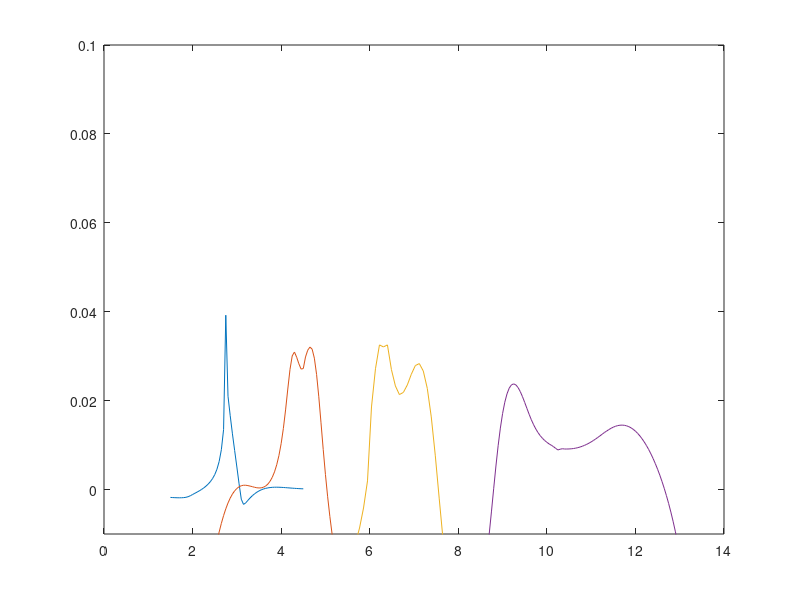

Write MATLAB code to recreate this figure. (Note: this script raises an error after producing the figure.)
clear
clc
gama2=[-0.00177069368948202, -0.0018007853282244674, -0.0018269806637294284, -0.0018456874545754668, -0.001853740500810667, -0.001846347800255117, -0.0018146794452773103, -0.0017433057841696313, -0.001607231969024445, -0.0013877064404616405, -0.0011178804686032431, -0.0008494800705848628, -0.0005859897789387336, -0.0003065890304265751, 2.3604921819454844*10^-6, 0.0003484473095292401, 0.0007422994544411405, 0.0012027560533011514, 0.0017581189630692636, 0.0024498972626772345, 0.003344480075369487, 0.00455550422443884, 0.006303709897243697, 0.008966541522863476, 0.013476478479351826, 0.03921680935426912, 0.02099237996516078, 0.01660666024778822, 0.012533636683860535, 0.008785924230501556, 0.005075972389613533, 0.0012859235671212955, -0.0021668942822861055, -0.003336582288757195, -0.0029977711988164635, -0.0024256426092908053, -0.0018720230848449926, -0.0013816600760942419, -0.0009603780430170534, -0.0006047615291839481, -0.00030943419222308573, -0.00006888461302803259, 0.00012187720114631824, 0.0002681971474648212, 0.0003762440580308887, 0.00044652307255799975, 0.0004994613907039129, 0.0005232241763384817, 0.0005276555110945558, 0.0005171609043700089, 0.0004953442543217766, 0.0004652098101816809, 0.0004295157282022059, 0.00039078494713803616, 0.00035115165961784896, 0.00031233828755760794, 0.00027559333216435497, 0.0002417311874766457, 0.00021133958042432956, 0.0001848451401391357, 0.00016239167510426788];
x2=1.5:0.05:4.5;

gama3=[-0.01407941256072525, -0.011720231602594266, -0.009557566602506323, -0.007603828952114941, -0.005864732215015816, -0.004338378168246419, -0.0030249421834526247, -0.001918594232538869, -0.0010114932045918294, -0.00029341563664128726, 0.0002474467117314196, 0.0006254106463930224, 0.0008590544063414639, 0.0009692481988049439, 0.0009699527173245141, 0.0008864031561547584, 0.0007739759106437278, 0.0006468907234407966, 0.0005085461923950535, 0.00040510687179589044, 0.0003566179339909167, 0.0003861488060382396, 0.0005215562270338781, 0.0007912689336162445, 0.0012261665752371193, 0.001868749836112984, 0.002763931267911965, 0.0039738816898767905, 0.005572009183119207, 0.007653332823164747, 0.010335352269523838, 0.013741239647791567, 0.01791359700213645, 0.02260944228780838, 0.027032331171436483, 0.030067613741787187, 0.03093831169029862, 0.029778704815698068, 0.02829512522463727, 0.027101024081272764, 0.02721826485668829, 0.029822123127738798, 0.031340063117046825, 0.03204903886146821, 0.03158001165102906, 0.029551707879419478, 0.0258999056229493, 0.020875378974332708, 0.01501819306358476, 0.009021073752512227, 0.003405206888237589, -0.0016219099625672288, -0.006060935219998393, -0.009990844799410006, -0.013502699195075744];
x3=2.5:0.05:5.2;

gama4=[-0.016418804205572027, -0.014510468151825202, -0.012003751825265032, -0.008658221499319833, -0.004149918664790647, 0.001950321182901823, 0.01857785307237236, 0.027172531682141933, 0.0325342297931502, 0.032082866700123905, 0.032535317898351276, 0.026992267113163118, 0.02330010288278224, 0.021365562507696518, 0.02184797756273386, 0.023551241249905305, 0.02595185194462988, 0.027890739673415408, 0.02833469407682505, 0.02665521757146544, 0.022753684864687033, 0.01633428640522649, 0.007724363708961482, -0.002098676107736565, -0.011688842102397014, -0.02017157948234089, -0.027451388436940054, -0.033737040197034114, -0.039258939428420465, -0.04419837692623427, -0.048687746119265025, -0.0528230175440842, -0.056675403995959925, -0.06029771531504628];
x4=5.5:0.09:8.5;

gama5=[-0.04115104941933005, -0.040291695530323614, -0.03932066612914581, -0.03822361668092519, -0.03698373339751119, -0.03558121990033436, -0.033991586512771454, -0.03218531313303833, -0.030127109055295594, -0.02777458135533472, -0.02507760722982981, -0.021979513156099906, -0.018422627977568357, -0.014363886244661991, -0.009806296637965388, -0.004846796329037472, 0.0002915360841253268, 0.00529623842396764, 0.009871603357512719, 0.013825951093842949, 0.017081931107811612, 0.019638170837108664, 0.02153125325059627, 0.022812706515776764, 0.02354920245519841, 0.023767734280517754, 0.02354516596774733, 0.022941534115352352, 0.022028331099293898, 0.0208809853732507, 0.01958759143770157, 0.018242277378674072, 0.016923108260836324, 0.015687267909210278, 0.014596180274858303, 0.013635226054932038, 0.012815511302707257, 0.012119857659854964, 0.011535893253010904, 0.011042218502783937, 0.01062566841659829, 0.010271032155100123, 0.009972120931363385, 0.009652182290065255, 0.009255297310747599, 0.00890671811786123, 0.009067613761789328, 0.009185263259969538, 0.009118822810588971, 0.009118314068324017, 0.009132233080091765, 0.009167820764842148, 0.00922784488079971, 0.009313779326243122, 0.00942675020208973, 0.00956777137450827, 0.009739526814313958, 0.009939291762732583, 0.010168984213349525, 0.010428347524128466, 0.010716102327508276, 0.011029856095818842, 0.011365910937384201, 0.01172105771721537, 0.012085058072429045, 0.01245213646616265, 0.01283235086080912, 0.013163390804463932, 0.013487061838411363, 0.013782289125857723, 0.014032985651591562, 0.01423583234998432, 0.014384336338100651, 0.01447074280447887, 0.014495351302271052, 0.014452075986480338, 0.014337408797855724, 0.014150284361546953, 0.01388801468855303, 0.013549508515731917, 0.013134571400082692, 0.01264122869206444, 0.012069351591280844, 0.011418540235294032, 0.010688243407697305, 0.00987966540401485, 0.00898828218216842, 0.008014427995237508, 0.006956334998066806, 0.005811457376944366, 0.004576463027590446, 0.0032469900176057415, 0.0018174494797143597, 0.0002808896412770329, -0.001371222615584051, -0.003149155267826429, -0.005065046218736234, -0.007132988297294173, -0.009369032125644227, -0.011791044103985692, -0.014418302900768806];
x5=8:0.05:13;

% gama6=[-0.009546404828157629, -0.00875997285595628, -0.007909161536941533, -0.0069880293549001325, -0.005990075662290552, -0.004907930604030235, -0.0037330622675239705, -0.0024558723308162876, -0.0010654630153897468, 0.00045067373959878436, 0.0021069436720248295, 0.003918934132060111, 0.0059074550437114605, 0.00809372793120583, 0.010501146543527823, 0.013157167811253458, 0.016094638541405654, 0.01934339278306025, 0.022929155692265557, 0.02686552611437786, 0.03114434054511113, 0.035720905249252026, 0.04049940402856989, 0.045327542942379305, 0.050007199464158686, 0.05433928309926731, 0.05814178138617575, 0.06128517475233274, 0.0636961619030212, 0.06535254180115974, 0.06627609288011792, 0.06652905332688938, 0.06621544693538932, 0.06548367177140468, 0.06452252911836782, 0.06353992109231653, 0.06272101928418905, 0.06217893649762048, 0.061926043688879474, 0.06187675075361088, 0.06188311619420259, 0.06177645594139545, 0.061400637114911116, 0.06062881939656508, 0.05936612571446041, 0.05754868519369958, 0.05513092756467043, 0.052106285940534, 0.04849808024338814, 0.04435603191459964, 0.03977141799043856, 0.03485820719856715, 0.029766210382205175, 0.024644599945731666, 0.01962299805285996, 0.014796779796263974, 0.010221752163679126, 0.0059230057588501904, 0.0019032078015064741, -0.0018491047842168489, -0.005352518388111568, -0.008628624433503576, -0.011698663354580698, -0.014580860612073112, -0.017299739244299096, -0.01986982139583248, -0.022306139212827314, -0.024621977725747826, -0.026829151474335247, -0.028938102653582803, -0.030958042196195933, -0.032897083398038096, -0.03476236435818726, -0.036560259871589645, -0.03829627037009365, -0.03997539011486634, -0.04160241163398961, -0.04317978142012771, -0.04471443636644285, -0.046207935047578926, -0.047663073568829005, -0.04908255378753846, -0.05046875204209962, -0.05182381815418008, -0.0531497167634157, -0.05444824379556819, -0.055721056612556094, -0.05696970023160227, -0.05819548770678335, -0.05939986609636461, -0.060584044477452866, -0.06174780785538776, -0.06289477304793463, -0.06402463523251226, -0.06513825696497579, -0.06623653046928737, -0.06732021922265502, -0.06839000201918635, -0.06944655598855777, -0.07049052447808123, -0.07152252046093743];
% x6=6:0.03:9.0;
% 
% gama7=[-0.013815438592909951, -0.01169600093264224, -0.009302823180174571, -0.006588669713695185, -0.0034941597077310575, 0.00005192158333312847, 0.004134211095057021, 0.008849253577889907, 0.014290146223928013, 0.020538136167898596, 0.02757122045448578, 0.03517990525402612, 0.04289259576959412, 0.050050281454845996, 0.05602973857483666, 0.06041905351386197, 0.0630783714228006, 0.06405325191194526, 0.06352492157515985, 0.061850808085101815, 0.0595868163726305, 0.057419114097246864, 0.058267482242727334, 0.05917850727951179, 0.0560063197483732, 0.056717551592602854, 0.057598167744523095, 0.05797227093910531, 0.057466521104064514, 0.05583809987577955, 0.05294517272871844, 0.04872992720245971, 0.043202868457679386, 0.036496427737649925, 0.02888741195222, 0.020792188226307236, 0.012673507601588266, 0.004905559615264473, -0.0022996841670284486, -0.008877591144281346, -0.014840094764356394, -0.020265437026979336, -0.025215059625675076, -0.02975592068829452, -0.03394683063926212, -0.037837791427195414, -0.04147068837807903, -0.044880694056282935, -0.048091314369039115, -0.05113666980685377, -0.05403274143816241];
% x7=7.5:0.05:10;
% 
% gama8=[-0.025346784736271458, -0.021848495217608982, -0.017673291923925735, -0.012631630519277924, -0.0064949476954765505, 0.001016713971308467, 0.01017020709775132, 0.02101668928350522, 0.032834782438036676, 0.043950209919251526, 0.05259244580941488, 0.05783587577305463, 0.059592474102722316, 0.05825998625463763, 0.05129631872106628, 0.04893187763970486, 0.048715357590322673, 0.05016143037914452, 0.05233233918849468, 0.053895240087657406, 0.053176853195881474, 0.052853013604319744, 0.05191166846023527, 0.049981992535273495, 0.04571428724383642, 0.039000116939947975, 0.02994596907129403, 0.01894153469877841, 0.006865569970467093, -0.0051743546794450175, -0.016334105534816186, -0.026263609067409134];
% x8=9:0.08:11.5;
% 
% gama9=[-0.02420070435862065, -0.02035287957980386, -0.016028835772968715, -0.011184472755702024, -0.005773101374638793, 0.00022183602535017264, 0.006754146112856281, 0.013684868871015428, 0.02076686962469559, 0.02765132919441238, 0.03405776923632909, 0.03969830289334404, 0.044402376391113975, 0.04808637517637964, 0.0507285900130321, 0.05234942365862182, 0.05218194265216599, 0.05002139749849672, 0.047559190820807146, 0.0451425993807678, 0.04280675994357784, 0.0408186366229004, 0.03919687422845031, 0.03800595690216791, 0.03723750654804964, 0.03686999262301056, 0.036879697522511745, 0.037242124993846326, 0.037926707888090765, 0.03888795706883624, -8.319419030363717*10^-15, 3.262664413319699*10^-17, -4.1189335610660684*10^-17, -4.157872567780533*10^-28, -1.3462047009518804*10^-29, -1.8156034636480132*10^-30, -2.379023199133115*10^-41, -1.154458398640669*10^-42, -7.267505270851978*10^-44, -1.3325554400588482*10^-54, -6.513016897958053*10^-56];
% x9=11:0.05:13;
%更大倍频的地方几乎全是0
figure
plot(x2,gama2,x3,gama3,x4,gama4,x5,gama5)
axis([0 14 -0.01 0.1])
title("\theta=89 degree",FontSize=20);
xlabel("k\lambda_e",FontSize=20);
ylabel("\gamma",FontSize=20);